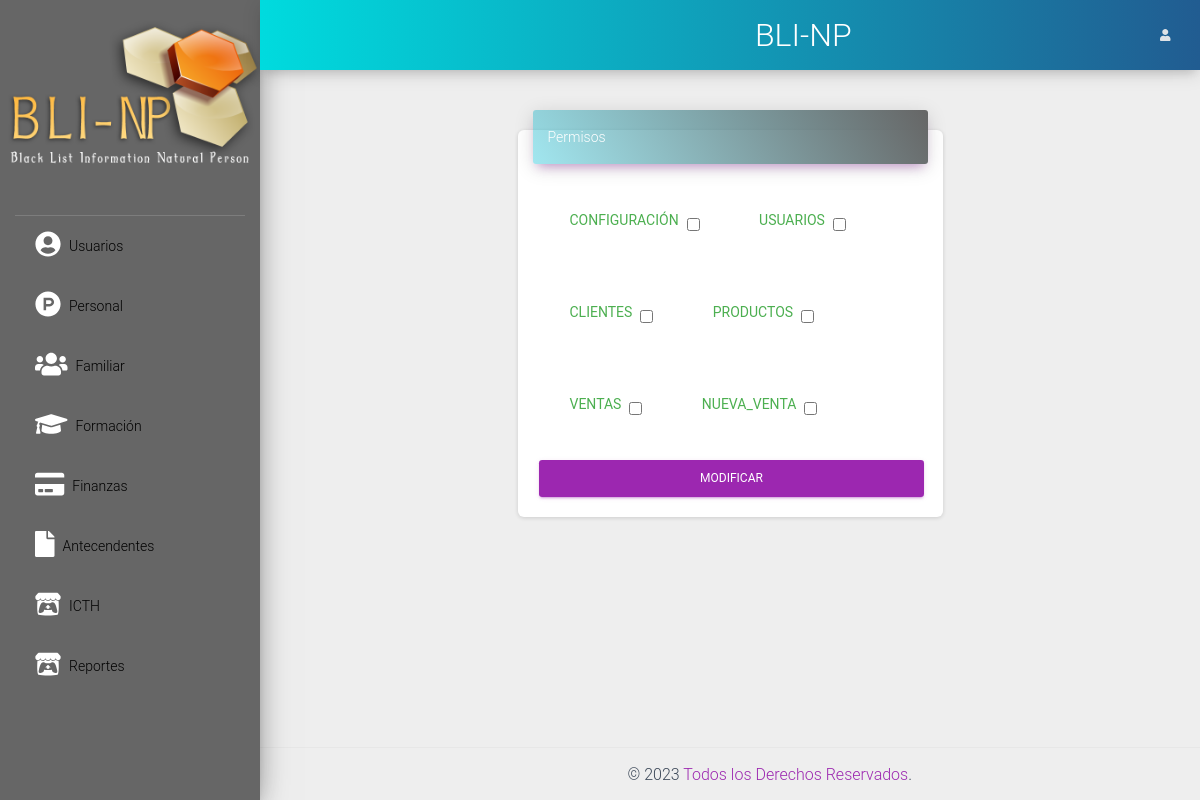
The page /src/rol.php?id=1 (signed in) on the database its author committed.
### tables this page shows
CREATE TABLE IF NOT EXISTS `permisos` (
  `id` int NOT NULL AUTO_INCREMENT,
  `nombre` varchar(30) NOT NULL,
  PRIMARY KEY (`id`)
);

### src/rol.php (the view, shortened to what this page needs)
<?php
require_once "../conexion.php";
$sqlpermisos = mysqli_query($conexion, "SELECT * FROM permisos");
$datos = array();
include_once "includes/header.php";
?>
<div class="row">
    <div class="col-md-6 mx-auto">
        <div class="card shadow-lg">
            <div class="card-header card-header-primary">
                Permisos
            </div>
            <div class="card-body">
                <form method="post" action="">
                    <?php while ($row = mysqli_fetch_assoc($sqlpermisos)) { ?>
                        <div class="form-check form-check-inline m-4">
                            <label for="permisos" class="p-2 text-uppercase"><?php echo $row['nombre']; ?></label>
                            <input id="permisos" type="checkbox" name="permisos[]" value="<?php echo $row['id']; ?>" <?php
                           if (isset($datos[$row['id']])) {
                             echo "checked";
                            }
                        ?>>
                        </div>
                    <?php } ?>
                    <br>
                    <button class="btn btn-primary btn-block" type="submit">Modificar</button>
                </form>
            </div>
        </div>
    </div>
</div>
<?php include_once "includes/footer.php"; ?>

### rows shown on the page
permisos: nombre "CONFIGURACIÓN"
permisos: nombre "USUARIOS"
permisos: nombre "CLIENTES"
permisos: nombre "PRODUCTOS"
permisos: nombre "VENTAS"
permisos: nombre "NUEVA_VENTA"
